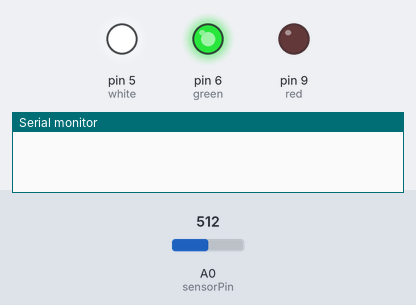
A sketch run on a simulated Arduino Uno, built with avr-gcc and run on an emulated ATmega328P. On the bench: output pins drawn as LEDs (lit = HIGH), the last lines printed to the serial monitor. Dashed ring = blinking. The test bench sets the inputs (shaded band); at power-on: A0 (sensorPin) = 512.

Above: at 1.2 s.
1.3 s: A0 (sensorPin) set to 759
2.8 s: A0 (sensorPin) set to 777
At 2.95 s:
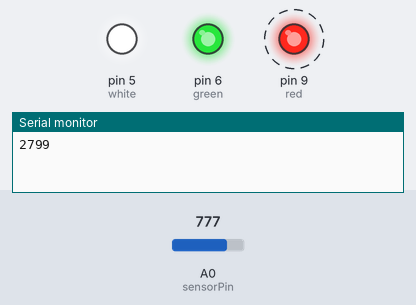
5.8 s: A0 (sensorPin) set to 306
At 6.4 s:
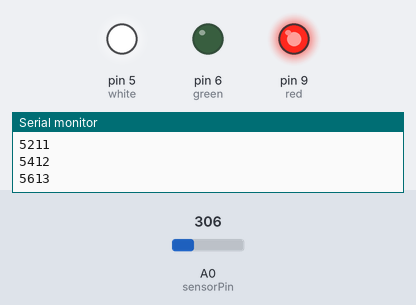
7.3 s: A0 (sensorPin) set to 272
8.8 s: A0 (sensorPin) set to 241
At 9.9 s:
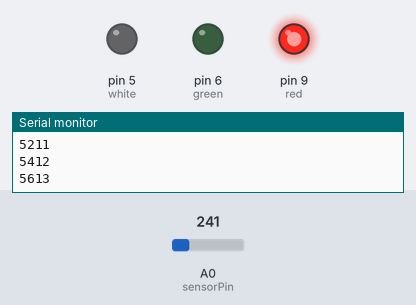
10.3 s: A0 (sensorPin) set to 511
At 11.1 s:
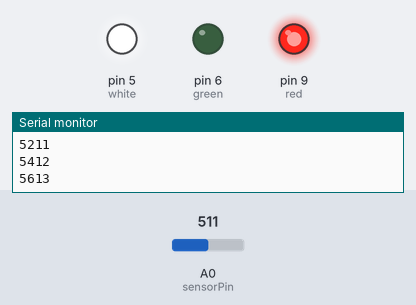
Timing chart, 0 to 12.8 s (numbered marks = the images above; inputs shaded):
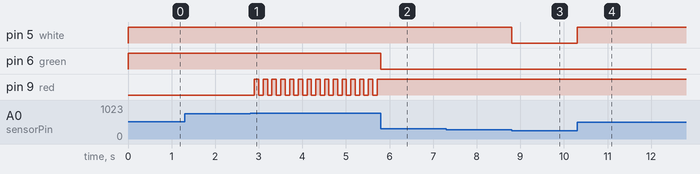

The sketch:

blink.ino
```cpp
int sensorPin = A0;    // select the input pin for the potentiometer
int sensorValue = 0;  // variable to store the value coming from the sensor
int rate = 100;
int count = millis();
int count2 = count;

void setup() {
  // declare the ledPin as an OUTPUT:
  pinMode(5, OUTPUT);//white
  pinMode(6, OUTPUT);//green
  pinMode(9, OUTPUT);//red
  Serial.begin(9600);
}

void loop() {
  // read the value from the sensor:
  sensorValue = analogRead(sensorPin);
  //start counter
  count2 = millis();
  // turn the ledPin 5 on at 1/4 turn
  if (sensorValue > 1023 * 1 / 4) {
    digitalWrite(5, HIGH);
  }
  if (sensorValue < 1023 * 1 / 4) {
    digitalWrite(5, LOW);
  }
  if (sensorValue > 1023 * 1 / 4) {
    digitalWrite(5, HIGH);
  }
  if (sensorValue < 1023 * 1 / 4) {
    digitalWrite(5, LOW);
  }
  //turn the ledPin 6 on at 1/2 turn
  if (sensorValue > 1023 * 1 / 2) {
    digitalWrite(6, HIGH);
  }
  if (sensorValue < 1023 * 1 / 2) {
    digitalWrite(6, LOW);
  }
  //turn the ledPin 9 on at 3/4 turn

  if (sensorValue > 1023 * 3 / 4) {
    if (count2 - count > rate){
    digitalWrite(9, HIGH);
  }
  if (count2 - count > 2 * rate) {
    digitalWrite(9, LOW);    // turn the LED off by making the voltage LOW
    count = millis();
    count2 = count;
    Serial.println(count);
  }
  if (sensorValue < 1023 * 3 / 4) {
    digitalWrite(9, LOW);
  }
}
}
```

Measured:
- the behaviour switches between 767 and 768 on A0 (sensorPin) (found by bisection; images 0 and 1)
- the behaviour switches between 255 and 254 on A0 (sensorPin) (found by bisection; images 2 and 3)
- after the input at 1.3 s, every drawn part: stays the same
- after the input at 2.8 s, pin 9 (red): alternates HIGH for 0.10 s and LOW for 0.10 s, starting after 0.10 s
- after the input at 5.8 s, pin 6 (green): HIGH → LOW at once; pin 9 (red): stops changing and stays HIGH
- after the input at 7.3 s, every drawn part: stays the same
- after the input at 8.8 s, pin 5 (white): HIGH → LOW at once
- after the input at 10.3 s, pin 5 (white): LOW → HIGH at once
